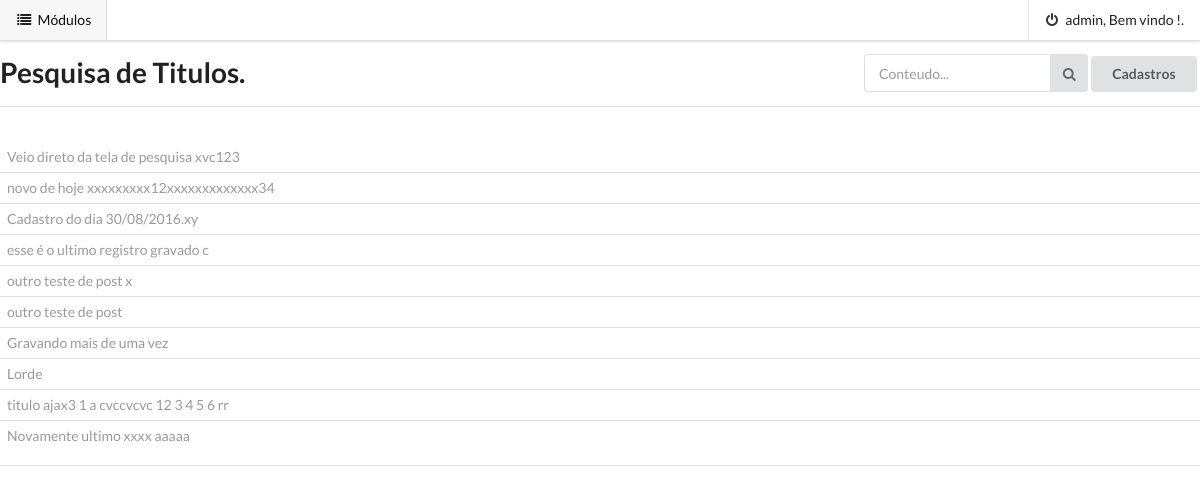
Before: /pestitulos/ (signed in) with the older database file.
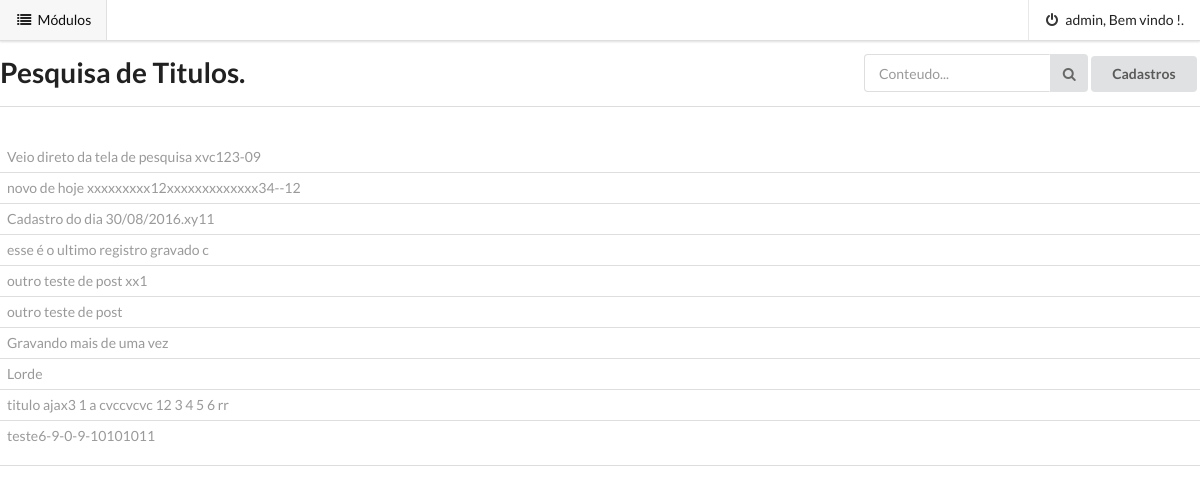
After: the same page with the newer database file.
### core/models.py (models this page shows, shortened)
class Titulo(models.Model):
	descricao = models.CharField(max_length=60)

### core/views.py (the view)
# urls.py: url(r'^pestitulos/', core.views.pestitulos, name='pestitulos'),
@login_required(login_url='/')
def pestitulos(request):
	template_name = 'pestitulos.html'
	ctx = {}
	if request.is_ajax():
		template_name = 'restitulos.html'
		value = request.GET['filter_text']
		if (value==STR_VAZIA):
			titulos = Titulo.objects.all().order_by('-id')[:LIMIT_CONSULTA]
		else:
			titulos = Titulo.objects.filter(descricao__icontains=value).order_by('-id')
	else:
		titulos = Titulo.objects.all().order_by('-id')[:LIMIT_CONSULTA]
	ctx['titulos'] = titulos
	return render(request, template_name, ctx)

### core/templates/pestitulos.html
﻿{% extends 'home.html' %}
{% block content_home %}
	<div class="ui right aligned grid">
		<div class="left floated left aligned six wide column">
			<h1>Pesquisa de Titulos.</h1>
		</div>
		<div class="right floated right aligned six wide column">
				<div class="ui action input">
					<input type="text" type=”submit” placeholder="Conteudo..." id="txtConteudo">
					<button class="ui icon button" id="PesquisarTitulos">
							<i class="search icon"></i>
					</button>
				</div>
			<a href="{%url 'cadastros'%}">
				<button class="ui button" id="ListarCadastro">Cadastros</button>
			</a>
		</div>
	</div>
	<div class="ui divider"></div>
	<div id="results">
		{% include 'restitulos.html' %}
	</div>
	<div class="ui divider"></div>
{% endblock %}

### myhome/templates/home.html (shortened to what this page needs)
﻿{% extends 'base.html' %}
{% load staticfiles %}
{% block content_base %}
	{% if user.is_authenticated %}
		<div class="ui menu top fixed">
			<a class="item open">
				<i class="list icon"></i>
				Módulos
			</a>
			<a class="item right" href="{%url 'login'%}">
				<i class="power icon"></i>
				{{user.username}}, Bem vindo !.
			</a>
		</div>
	{% endif %}
	<div class="pusher">
		<p>.
		{% block content_home %}{% endblock %}
		</div>
{% endblock %}

### myhome/templates/base.html (shortened to what this page needs)
﻿{% load staticfiles %}
<!DOCTYPE html>
<html>
	<head>
		<link rel="stylesheet" type="text/css" href="{% static 'semantic/semantic.min.css' %}">
	</head>
  <body>
		{% block content_base %}
		{% endblock %}
	</body>
</html>

### core/templates/restitulos.html
﻿<div class="ui divided selection list">
	{% for tit in titulos %}
		<a class="item" href="{%url 'frmtitulos' tit.id %}">
			{{ tit.descricao }}
		</a>
	{% endfor %}
</div>

Changed rows visible on the page:
removed Titulo: descricao "Novamente ultimo xxxx aaaaa"
changed Titulo: descricao "Veio direto da tela de pesquisa xvc123" → "Veio direto da tela de pesquisa xvc123-09"
changed Titulo: descricao "novo de hoje xxxxxxxxx12xxxxxxxxxxxxx34" → "novo de hoje xxxxxxxxx12xxxxxxxxxxxxx34--12"
changed Titulo: descricao "Cadastro do dia 30/08/2016.xy" → "Cadastro do dia 30/08/2016.xy11"
changed Titulo: descricao "outro teste de post x" → "outro teste de post xx1"
now on this page (row unchanged): Titulo: descricao "teste6-9-0-9-10101011"
